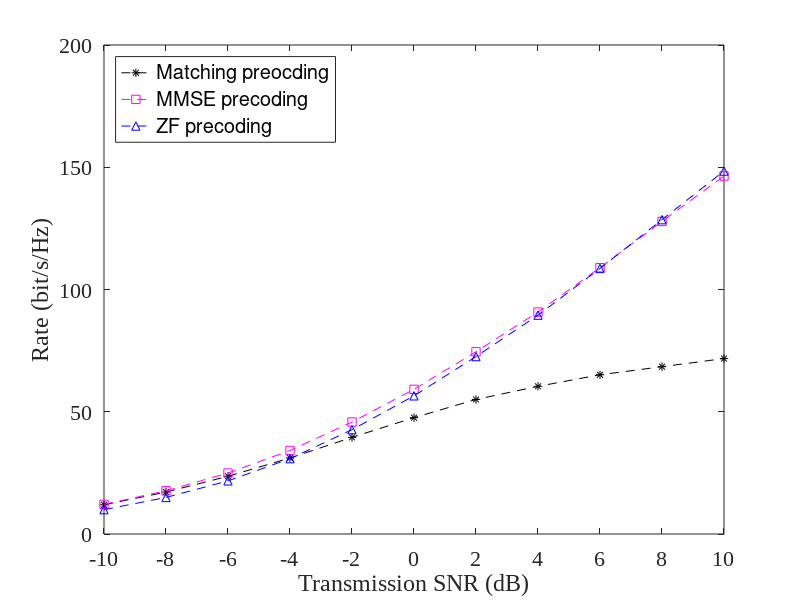

This figure's MATLAB source:
clear
close all

nsample  = 1e1;
SNR = -10:2:10;
Nr = 128; %基站天线
K = 32; % 用户
sigma = 1;
Ptot = 10.^(((SNR-sigma))/10);


for k = 1:length(SNR)
    C_mmse=0;C_zf=0; C_match=0;
    for j = 1:nsample
        H = (sqrt(1/2) * (randn(Nr,K) + 1i * randn(Nr,K)));
       
        % Matching precoding
        Wmatch = H';% K X Nr
        for ii = 1:K
            Wmatch(ii,:)=Wmatch(ii,:)/norm(Wmatch(ii,:));
        end
        EHmatch=Wmatch*H;
        for ii = 1:K
            Totmatch=(EHmatch(:,ii))'*EHmatch(:,ii);
            Interference_match = Totmatch-EHmatch(ii,ii)*EHmatch(ii,ii)';
            C_match_se(ii) = real(log2(1+(Ptot(k)/K*EHmatch(ii,ii)*EHmatch(ii,ii)')/(1+Ptot(k)/K*Interference_match)));
        end
        C_match =C_match+sum(C_match_se);
        
        % MMSE precoding
        Wmmse = (H' * H+(sigma+(K/Ptot(k))*eye(K)))^(-1)*H'; 
        for ii = 1:K
            Wmmse(ii,:)=Wmmse(ii,:)/norm(Wmmse(ii,:));
        end
        EHmmse=Wmmse*H;
        for ii = 1:K
            Tot=(EHmmse(:,ii))'*EHmmse(:,ii);
            Interference = Tot-EHmmse(ii,ii)*EHmmse(ii,ii)';
            C_mmse_se(ii) = real(log2(1+(Ptot(k)/K*EHmmse(ii,ii)*EHmmse(ii,ii)')/(1+Ptot(k)/K*Interference)));
        end
        C_mmse =C_mmse+sum(C_mmse_se);
        
        % ZF precoding
        Wzf = (H'*H)^(-1)*H';
        for ii = 1:K
            Wzf(ii,:)=Wzf(ii,:)/norm(Wzf(ii,:));
            %C_zf_se(ii) = log2(1+Ptot(k)/Nr*(abs(H(ii,:)*Wzf(:,ii)))^2);
        end
        EHzf=Wzf*H;
        for ii = 1:K
            Tot=(EHzf(:,ii))'*EHzf(:,ii);
            Interference_zf = Tot-EHzf(ii,ii)*EHzf(ii,ii)';
            C_zf_se(ii) = real(log2(1+(Ptot(k)/K*EHzf(ii,ii)*EHzf(ii,ii)')/(1+Ptot(k)/K*Interference_zf)));
        end
        C_zf = C_zf+sum(C_zf_se);
    end
    average_match(k) = C_match/nsample;
    average_mmse(k) = C_mmse/nsample;
    average_zf(k) = C_zf/nsample;
end




plot(SNR,average_match,'k*--');
hold on
plot(SNR,average_mmse,'ms--');
plot(SNR,average_zf,'b^--');
legend({'Matching preocding','MMSE precoding','ZF precoding'},'location', 'northwest','FontSize',12);
xlabel('Transmission SNR (dB)');
ylabel('Rate (bit/s/Hz)')
set(gca,'FontSize',16,'FontName','Times New Roman');
set(gca, 'Xlim', [-10 10])
set(gca, 'XTick', -10:2:10)






